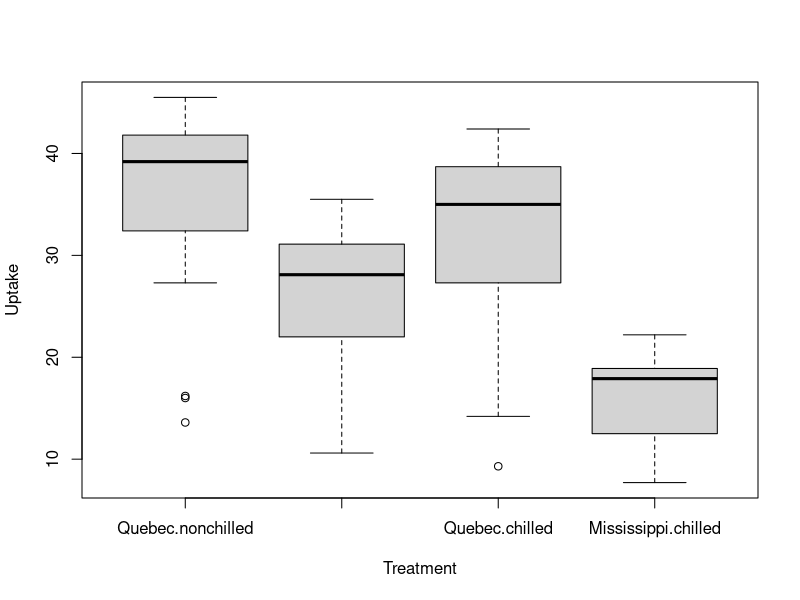

Reproduce this figure in R.
###Exercise 1
setwd("~/Desktop/Stats R/Stats")
data("CO2")
head(CO2, 10)
str(CO2)
CO2.aov = aov(uptake~Treatment + Type, data = CO2)
summary(CO2.aov)
boxplot(uptake~Type + Treatment, data=CO2, xlab="Treatment", ylab="Uptake")
(model.tables(CO2.aov, "effects", se=TRUE))#Results give effect size for both Treatment and Type. Results and meaning below:
#Tables of effects:
#Treatment
#nonchilled    chilled 
#3.43      -3.43 
#Type
#Quebec Mississippi 
#6.33       -6.33 
#Standard errors of effects
#Treatment  Type
#1.254 1.254
#replic.        42    42
#Values indicate differences in the means (for both type and treatment) 
#from the overall or grand mean of each variable. So, a negative value means that that particular mean
#is smaller than the grand mean, and the opposite for a positive value mean. The larger the value
#returned in this function, the greater the effect size. In this case, the absolute difference between
#chilled and non-chilled in smaller than the location differences (effect size), so type in this case
#has a greater effect on the observed result than treatment.
###
###Exercise 2 (Bonus)
CO2.aov = aov(uptake~Treatment + Type, data = CO2)
CO2.aov2.1 = lm(uptake~Treatment + Type, data=CO2)
CO2.aov2.2 = lm(uptake~Treatment-1 + Type, data=CO2)
summary(CO2.aov)
summary(CO2.aov2.1)
summary(CO2.aov2.2)
#Returns output tables
#CO2.aov suggests that at least one group is different than the others.
#CO2.aov2.1 suggests that all treatment/type combonations are different than the first one tested.
#CO2.aov2.2 suggests that type has a greater effect size than treatment (the (lm-1) test is very important to answer this problem).
